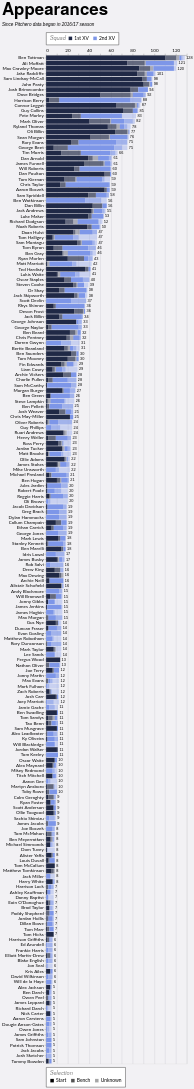

Express this chart as Vega-Lite.
### Vega-Lite specification from a JSON file in a GitHub repository (floating-point values rounded to 4 significant figures; data arrays with more than 128 entries replaced by an {"elided": "..."} marker saying what was removed)
{"config": {"axis": {"labelFont": "Lato, sans-serif", "titleFont": "PT Sans Narrow, Helvetica Neue, Helvetica, Arial, sans-serif", "labelFontSize": 13, "titleFontSize": 24, "gridColor": "#202947", "gridOpacity": 0.2}, "header": {"labelFont": "PT Sans Narrow, Helvetica Neue, Helvetica, Arial, sans-serif", "titleFont": "PT Sans Narrow, Helvetica Neue, Helvetica, Arial, sans-serif", "labelFontSize": 24, "titleFontSize": 28, "labelFontWeight": "bold", "orient": "left"}, "legend": {"labelFont": "Lato, sans-serif", "titleFont": "PT Sans Narrow, Helvetica Neue, Helvetica, Arial, sans-serif", "labelFontSize": 14, "titleFontSize": 16, "titlePadding": 5, "fillColor": "white", "strokeColor": "black", "padding": 10, "titleFontWeight": "lighter", "titleFontStyle": "italic", "titleColor": "gray", "offset": 10}, "title": {"font": "PT Sans Narrow, Helvetica Neue, Helvetica, Arial, sans-serif", "fontSize": 48, "fontWeight": "bold", "anchor": "start", "align": "center", "titlePadding": 20, "subtitlePadding": 10, "subtitleFontSize": 13, "subtitleColor": "", "subtitleFontStyle": "italic", "offset": 15, "color": "black"}, "axisX": {"labelAngle": 0}, "facet": {"title": null, "header": null, "align": {"row": "each", "column": "each"}}, "resolve": {"scale": {"y": "independent", "facet": "independent"}}, "background": "#f2f1f4"}, "layer": [{"mark": {"type": "bar"}, "encoding": {"color": {"field": "squad", "legend": {"labelExpr": "datum.value + ' XV'", "orient": "top", "title": "Squad", "titleOrient": "left"}, "scale": {"domain": ["1st", "2nd"], "range": ["#202946", "#7d96e8"]}, "sort": ["1st", "2nd"], "type": "nominal"}, "opacity": {"field": "start", "legend": {"orient": "bottom", "title": "Selection"}, "scale": {"domain": ["Start", "Bench", "Unknown"], "range": [1.0, 0.35, 0.2]}, "sort": ["Start", "Bench", "Unknown"], "type": "nominal"}, "order": {"field": "stack_order", "sort": "ascending", "type": "quantitative"}, "tooltip": [{"field": "player", "title": "Player", "type": "nominal"}, {"field": "squad", "title": "Squad", "type": "nominal"}, {"field": "start", "title": "Selection", "type": "nominal"}, {"aggregate": "sum", "field": "games", "title": "Games", "type": "quantitative"}, {"aggregate": "max", "field": "player_total", "title": "Total", "type": "quantitative"}], "x": {"aggregate": "sum", "axis": {"orient": "top", "title": null}, "field": "games", "type": "quantitative"}, "y": {"field": "player", "sort": {"field": "player_total", "op": "max", "order": "descending"}, "title": null, "type": "nominal"}}}, {"mark": {"type": "text", "align": "left", "baseline": "middle", "color": "black", "dx": 4, "fontSize": 11}, "encoding": {"text": {"field": "total_games", "format": ".0f", "type": "quantitative"}, "x": {"axis": {"orient": "top", "title": null}, "field": "total_games", "type": "quantitative"}, "y": {"field": "player", "sort": {"field": "player_total", "op": "max", "order": "descending"}, "title": null, "type": "nominal"}}, "transform": [{"aggregate": [{"op": "sum", "field": "games", "as": "total_games"}, {"op": "max", "field": "player_total", "as": "player_total"}], "groupby": ["player"]}]}], "data": {"name": "data-ff39754743d542e747b322a646bed7f6"}, "height": {"step": 15}, "params": [{"name": "seasonParam", "value": []}, {"name": "gameTypesParam", "value": []}, {"name": "squadParam", "value": "All"}, {"name": "positionsParam", "value": []}, {"name": "minAppsParam", "value": 5}], "title": {"text": "Appearances", "subtitle": "Since Pitchero data began in 2016/17 season"}, "transform": [{"filter": "length(seasonParam) === 0 || indexof(seasonParam, datum.season) >= 0"}, {"filter": "length(gameTypesParam) === 0 || indexof(gameTypesParam, datum.game_type) >= 0"}, {"filter": "squadParam === \"All\" || datum.squad === squadParam"}, {"filter": "length(positionsParam) === 0 || indexof(positionsParam, datum.position) >= 0"}, {"joinaggregate": [{"op": "sum", "field": "games", "as": "player_total"}], "groupby": ["player"]}, {"filter": "datum.player_total >= minAppsParam"}], "width": 400, "$schema": "https://vega.github.io/schema/vega-lite/v5.20.1.json", "datasets": {"data-ff39754743d542e747b322a646bed7f6": {"elided": "2352 records"}}}
